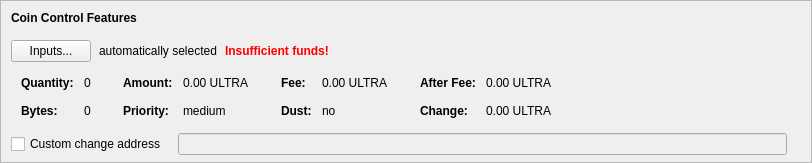
    <widget class="QFrame" name="frameCoinControl">
     <property name="sizePolicy">
      <sizepolicy hsizetype="Expanding" vsizetype="Expanding">
       <horstretch>0</horstretch>
       <verstretch>0</verstretch>
      </sizepolicy>
     </property>
     <property name="maximumSize">
      <size>
       <width>16777215</width>
       <height>16777215</height>
      </size>
     </property>
     <property name="frameShape">
      <enum>QFrame::StyledPanel</enum>
     </property>
     <property name="frameShadow">
      <enum>QFrame::Sunken</enum>
     </property>
     <layout class="QVBoxLayout" name="verticalLayoutCoinControl2">
      <property name="spacing">
       <number>0</number>
      </property>
      <property name="leftMargin">
       <number>0</number>
      </property>
      <property name="topMargin">
       <number>0</number>
      </property>
      <property name="rightMargin">
       <number>0</number>
      </property>
      <property name="bottomMargin">
       <number>6</number>
      </property>
      <item>
       <layout class="QVBoxLayout" name="verticalLayoutCoinControl" stretch="0,0,0,0,1">
        <property name="spacing">
         <number>0</number>
        </property>
        <property name="leftMargin">
         <number>10</number>
        </property>
        <property name="topMargin">
         <number>10</number>
        </property>
        <item>
         <layout class="QHBoxLayout" name="horizontalLayoutCoinControl1">
          <property name="bottomMargin">
           <number>15</number>
          </property>
          <item>
           <widget class="QLabel" name="labelCoinControlFeatures">
            <property name="sizePolicy">
             <sizepolicy hsizetype="Preferred" vsizetype="Maximum">
              <horstretch>0</horstretch>
              <verstretch>0</verstretch>
             </sizepolicy>
            </property>
            <property name="font">
             <font>
              <weight>75</weight>
              <bold>true</bold>
             </font>
            </property>
            <property name="styleSheet">
             <string notr="true">font-weight:bold;</string>
            </property>
            <property name="text">
             <string>Coin Control Features</string>
            </property>
           </widget>
          </item>
         </layout>
        </item>
        <item>
         <layout class="QHBoxLayout" name="horizontalLayoutCoinControl2" stretch="0,0,0,0">
          <property name="spacing">
           <number>8</number>
          </property>
          <property name="bottomMargin">
           <number>10</number>
          </property>
          <item>
           <widget class="QPushButton" name="pushButtonCoinControl">
            <property name="styleSheet">
             <string notr="true"/>
            </property>
            <property name="text">
             <string>Inputs...</string>
            </property>
            <property name="autoDefault">
             <bool>false</bool>
            </property>
           </widget>
          </item>
          <item>
           <widget class="QLabel" name="labelCoinControlAutomaticallySelected">
            <property name="text">
             <string>automatically selected</string>
            </property>
            <property name="margin">
             <number>5</number>
            </property>
           </widget>
          </item>
          <item>
           <widget class="QLabel" name="labelCoinControlInsuffFunds">
            <property name="font">
             <font>
              <weight>75</weight>
              <bold>true</bold>
             </font>
            </property>
            <property name="styleSheet">
             <string notr="true">color:red;font-weight:bold;</string>
            </property>
            <property name="text">
             <string>Insufficient funds!</string>
            </property>
            <property name="margin">
             <number>5</number>
            </property>
           </widget>
          </item>
          <item>
           <spacer name="horizontalSpacerCoinControl">
            <property name="orientation">
             <enum>Qt::Horizontal</enum>
            </property>
            <property name="sizeHint" stdset="0">
             <size>
              <width>40</width>
              <height>1</height>
             </size>
            </property>
           </spacer>
          </item>
         </layout>
        </item>
        <item>
         <widget class="QWidget" name="widgetCoinControl" native="true">
          <property name="sizePolicy">
           <sizepolicy hsizetype="Preferred" vsizetype="Preferred">
            <horstretch>0</horstretch>
            <verstretch>0</verstretch>
           </sizepolicy>
          </property>
          <property name="minimumSize">
           <size>
            <width>0</width>
            <height>0</height>
           </size>
          </property>
          <property name="styleSheet">
           <string notr="true"/>
          </property>
          <layout class="QHBoxLayout" name="horizontalLayoutCoinControl5">
           <property name="leftMargin">
            <number>0</number>
           </property>
           <property name="topMargin">
            <number>0</number>
           </property>
           <property name="rightMargin">
            <number>0</number>
           </property>
           <property name="bottomMargin">
            <number>0</number>
           </property>
           <item>
            <layout class="QHBoxLayout" name="horizontalLayoutCoinControl3" stretch="0,0,0,1">
             <property name="spacing">
              <number>20</number>
             </property>
             <property name="topMargin">
              <number>0</number>
             </property>
             <property name="bottomMargin">
              <number>10</number>
             </property>
             <item>
              <layout class="QFormLayout" name="formLayoutCoinControl1">
               <property name="horizontalSpacing">
                <number>10</number>
               </property>
               <property name="verticalSpacing">
                <number>14</number>
               </property>
               <property name="leftMargin">
                <number>10</number>
               </property>
               <property name="topMargin">
                <number>4</number>
               </property>
               <property name="rightMargin">
                <number>6</number>
               </property>
               <item row="0" column="0">
                <widget class="QLabel" name="labelCoinControlQuantityText">
                 <property name="font">
                  <font>
                   <weight>75</weight>
                   <bold>true</bold>
                  </font>
                 </property>
                 <property name="text">
                  <string>Quantity:</string>
                 </property>
                 <property name="margin">
                  <number>0</number>
                 </property>
                </widget>
               </item>
               <item row="0" column="1">
                <widget class="QLabel" name="labelCoinControlQuantity">
                 <property name="cursor">
                  <cursorShape>IBeamCursor</cursorShape>
                 </property>
                 <property name="contextMenuPolicy">
                  <enum>Qt::ActionsContextMenu</enum>
                 </property>
                 <property name="text">
                  <string notr="true">0</string>
                 </property>
                 <property name="margin">
                  <number>0</number>
                 </property>
                 <property name="textInteractionFlags">
                  <set>Qt::LinksAccessibleByMouse|Qt::TextSelectableByKeyboard|Qt::TextSelectableByMouse</set>
                 </property>
                </widget>
               </item>
               <item row="1" column="0">
                <widget class="QLabel" name="labelCoinControlBytesText">
                 <property name="font">
                  <font>
                   <weight>75</weight>
                   <bold>true</bold>
                  </font>
                 </property>
                 <property name="text">
                  <string>Bytes:</string>
                 </property>
                </widget>
               </item>
               <item row="1" column="1">
                <widget class="QLabel" name="labelCoinControlBytes">
                 <property name="cursor">
                  <cursorShape>IBeamCursor</cursorShape>
                 </property>
                 <property name="contextMenuPolicy">
                  <enum>Qt::ActionsContextMenu</enum>
                 </property>
                 <property name="text">
                  <string notr="true">0</string>
                 </property>
                 <property name="textInteractionFlags">
                  <set>Qt::LinksAccessibleByMouse|Qt::TextSelectableByKeyboard|Qt::TextSelectableByMouse</set>
                 </property>
                </widget>
               </item>
              </layout>
             </item>
             <item>
              <layout class="QFormLayout" name="formLayoutCoinControl2">
               <property name="horizontalSpacing">
                <number>10</number>
               </property>
               <property name="verticalSpacing">
                <number>14</number>
               </property>
               <property name="leftMargin">
                <number>6</number>
               </property>
               <property name="topMargin">
                <number>4</number>
               </property>
               <property name="rightMargin">
                <number>6</number>
               </property>
               <item row="0" column="0">
                <widget class="QLabel" name="labelCoinControlAmountText">
                 <property name="font">
                  <font>
                   <weight>75</weight>
                   <bold>true</bold>
                  </font>
                 </property>
                 <property name="text">
                  <string>Amount:</string>
                 </property>
                 <property name="margin">
                  <number>0</number>
                 </property>
                </widget>
               </item>
               <item row="0" column="1">
                <widget class="QLabel" name="labelCoinControlAmount">
                 <property name="cursor">
                  <cursorShape>IBeamCursor</cursorShape>
                 </property>
                 <property name="contextMenuPolicy">
                  <enum>Qt::ActionsContextMenu</enum>
                 </property>
                 <property name="text">
                  <string notr="true">0.00 ULTRA</string>
                 </property>
                 <property name="textInteractionFlags">
                  <set>Qt::LinksAccessibleByMouse|Qt::TextSelectableByKeyboard|Qt::TextSelectableByMouse</set>
                 </property>
                </widget>
               </item>
               <item row="1" column="0">
                <widget class="QLabel" name="labelCoinControlPriorityText">
                 <property name="font">
                  <font>
                   <weight>75</weight>
                   <bold>true</bold>
                  </font>
                 </property>
                 <property name="text">
                  <string>Priority:</string>
                 </property>
                </widget>
               </item>
               <item row="1" column="1">
                <widget class="QLabel" name="labelCoinControlPriority">
                 <property name="cursor">
                  <cursorShape>IBeamCursor</cursorShape>
                 </property>
                 <property name="contextMenuPolicy">
                  <enum>Qt::ActionsContextMenu</enum>
                 </property>
                 <property name="text">
                  <string>medium</string>
                 </property>
                 <property name="textInteractionFlags">
                  <set>Qt::LinksAccessibleByMouse|Qt::TextSelectableByKeyboard|Qt::TextSelectableByMouse</set>
                 </property>
                </widget>
               </item>
              </layout>
             </item>
             <item>
              <layout class="QFormLayout" name="formLayoutCoinControl3">
               <property name="horizontalSpacing">
                <number>10</number>
               </property>
               <property name="verticalSpacing">
                <number>14</number>
               </property>
               <property name="leftMargin">
                <number>6</number>
               </property>
               <property name="topMargin">
                <number>4</number>
               </property>
               <property name="rightMargin">
                <number>6</number>
               </property>
               <item row="0" column="0">
                <widget class="QLabel" name="labelCoinControlFeeText">
                 <property name="font">
                  <font>
                   <weight>75</weight>
                   <bold>true</bold>
                  </font>
                 </property>
                 <property name="text">
                  <string>Fee:</string>
                 </property>
                 <property name="margin">
                  <number>0</number>
                 </property>
                </widget>
               </item>
               <item row="0" column="1">
                <widget class="QLabel" name="labelCoinControlFee">
                 <property name="cursor">
                  <cursorShape>IBeamCursor</cursorShape>
                 </property>
                 <property name="contextMenuPolicy">
                  <enum>Qt::ActionsContextMenu</enum>
                 </property>
                 <property name="text">
                  <string notr="true">0.00 ULTRA</string>
                 </property>
                 <property name="textInteractionFlags">
                  <set>Qt::LinksAccessibleByMouse|Qt::TextSelectableByKeyboard|Qt::TextSelectableByMouse</set>
                 </property>
                </widget>
               </item>
               <item row="1" column="0">
                <widget class="QLabel" name="labelCoinControlLowOutputText">
                 <property name="font">
                  <font>
                   <weight>75</weight>
                   <bold>true</bold>
                  </font>
                 </property>
                 <property name="text">
                  <string>Dust:</string>
                 </property>
                </widget>
               </item>
               <item row="1" column="1">
                <widget class="QLabel" name="labelCoinControlLowOutput">
                 <property name="cursor">
                  <cursorShape>IBeamCursor</cursorShape>
                 </property>
                 <property name="contextMenuPolicy">
                  <enum>Qt::ActionsContextMenu</enum>
                 </property>
                 <property name="text">
                  <string>no</string>
                 </property>
                 <property name="textInteractionFlags">
                  <set>Qt::LinksAccessibleByMouse|Qt::TextSelectableByKeyboard|Qt::TextSelectableByMouse</set>
                 </property>
                </widget>
               </item>
              </layout>
             </item>
             <item>
              <layout class="QFormLayout" name="formLayoutCoinControl4">
               <property name="horizontalSpacing">
                <number>10</number>
               </property>
               <property name="verticalSpacing">
                <number>14</number>
               </property>
               <property name="leftMargin">
                <number>6</number>
               </property>
               <property name="topMargin">
                <number>4</number>
               </property>
               <property name="rightMargin">
                <number>6</number>
               </property>
               <item row="0" column="0">
                <widget class="QLabel" name="labelCoinControlAfterFeeText">
                 <property name="font">
                  <font>
                   <weight>75</weight>
                   <bold>true</bold>
                  </font>
                 </property>
                 <property name="text">
                  <string>After Fee:</string>
                 </property>
                 <property name="margin">
                  <number>0</number>
                 </property>
                </widget>
               </item>
               <item row="0" column="1">
                <widget class="QLabel" name="labelCoinControlAfterFee">
                 <property name="cursor">
                  <cursorShape>IBeamCursor</cursorShape>
                 </property>
                 <property name="contextMenuPolicy">
                  <enum>Qt::ActionsContextMenu</enum>
                 </property>
                 <property name="text">
                  <string notr="true">0.00 ULTRA</string>
                 </property>
                 <property name="textInteractionFlags">
                  <set>Qt::LinksAccessibleByMouse|Qt::TextSelectableByKeyboard|Qt::TextSelectableByMouse</set>
                 </property>
                </widget>
               </item>
               <item row="1" column="0">
                <widget class="QLabel" name="labelCoinControlChangeText">
                 <property name="font">
                  <font>
                   <weight>75</weight>
                   <bold>true</bold>
                  </font>
                 </property>
                 <property name="text">
                  <string>Change:</string>
                 </property>
                </widget>
               </item>
               <item row="1" column="1">
                <widget class="QLabel" name="labelCoinControlChange">
                 <property name="cursor">
                  <cursorShape>IBeamCursor</cursorShape>
                 </property>
                 <property name="contextMenuPolicy">
                  <enum>Qt::ActionsContextMenu</enum>
                 </property>
                 <property name="text">
                  <string notr="true">0.00 ULTRA</string>
                 </property>
                 <property name="textInteractionFlags">
                  <set>Qt::LinksAccessibleByMouse|Qt::TextSelectableByKeyboard|Qt::TextSelectableByMouse</set>
                 </property>
                </widget>
               </item>
              </layout>
             </item>
            </layout>
           </item>
          </layout>
         </widget>
        </item>
        <item>
         <layout class="QHBoxLayout" name="horizontalLayoutCoinControl4" stretch="0,0,0">
          <property name="spacing">
           <number>12</number>
          </property>
          <property name="sizeConstraint">
           <enum>QLayout::SetDefaultConstraint</enum>
          </property>
          <property name="topMargin">
           <number>5</number>
          </property>
          <property name="rightMargin">
           <number>5</number>
          </property>
          <item>
           <widget class="QCheckBox" name="checkBoxCoinControlChange">
            <property name="toolTip">
             <string>If this is activated, but the change address is empty or invalid, change will be sent to a newly generated address.</string>
            </property>
            <property name="text">
             <string>Custom change address</string>
            </property>
           </widget>
          </item>
          <item>
           <widget class="QValidatedLineEdit" name="lineEditCoinControlChange">
            <property name="enabled">
             <bool>false</bool>
            </property>
            <property name="sizePolicy">
             <sizepolicy hsizetype="Expanding" vsizetype="Fixed">
              <horstretch>0</horstretch>
              <verstretch>0</verstretch>
             </sizepolicy>
            </property>
           </widget>
          </item>
          <item>
           <widget class="QLabel" name="labelCoinControlChangeLabel">
            <property name="sizePolicy">
             <sizepolicy hsizetype="Preferred" vsizetype="Expanding">
              <horstretch>0</horstretch>
              <verstretch>0</verstretch>
             </sizepolicy>
            </property>
            <property name="minimumSize">
             <size>
              <width>0</width>
              <height>0</height>
             </size>
            </property>
            <property name="text">
             <string/>
            </property>
            <property name="margin">
             <number>3</number>
            </property>
           </widget>
          </item>
         </layout>
        </item>
        <item>
         <spacer name="verticalSpacerCoinControl">
          <property name="orientation">
           <enum>Qt::Vertical</enum>
          </property>
          <property name="sizeHint" stdset="0">
           <size>
            <width>800</width>
            <height>1</height>
           </size>
          </property>
         </spacer>
        </item>
       </layout>
      </item>
     </layout>
    </widget>
